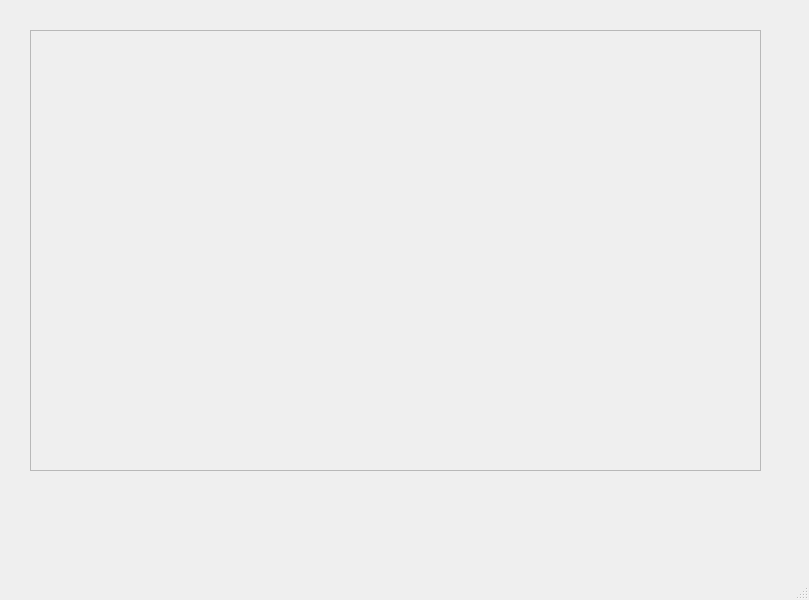
<?xml version="1.0" encoding="UTF-8"?>
<ui version="4.0">
 <class>MainWindow</class>
 <widget class="QMainWindow" name="MainWindow">
  <property name="geometry">
   <rect>
    <x>0</x>
    <y>0</y>
    <width>809</width>
    <height>600</height>
   </rect>
  </property>
  <property name="windowTitle">
   <string>Кружочки</string>
  </property>
  <widget class="QWidget" name="centralwidget">
   <widget class="QFrame" name="frame">
    <property name="geometry">
     <rect>
      <x>30</x>
      <y>30</y>
      <width>731</width>
      <height>441</height>
     </rect>
    </property>
    <property name="frameShape">
     <enum>QFrame::Shape::StyledPanel</enum>
    </property>
    <property name="frameShadow">
     <enum>QFrame::Shadow::Raised</enum>
    </property>
   </widget>
  </widget>
  <widget class="QMenuBar" name="menubar">
   <property name="geometry">
    <rect>
     <x>0</x>
     <y>0</y>
     <width>809</width>
     <height>37</height>
    </rect>
   </property>
  </widget>
  <widget class="QStatusBar" name="statusbar"/>
 </widget>
 <resources/>
 <connections/>
</ui>
